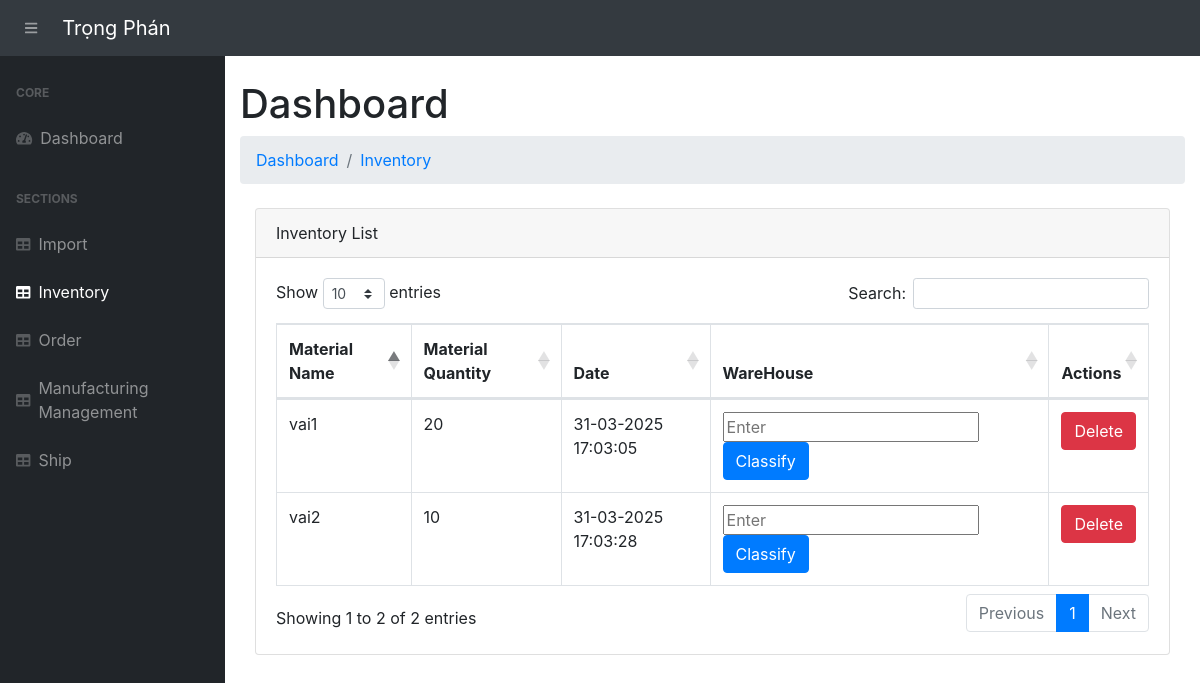
The app's page /inventory/, older data.
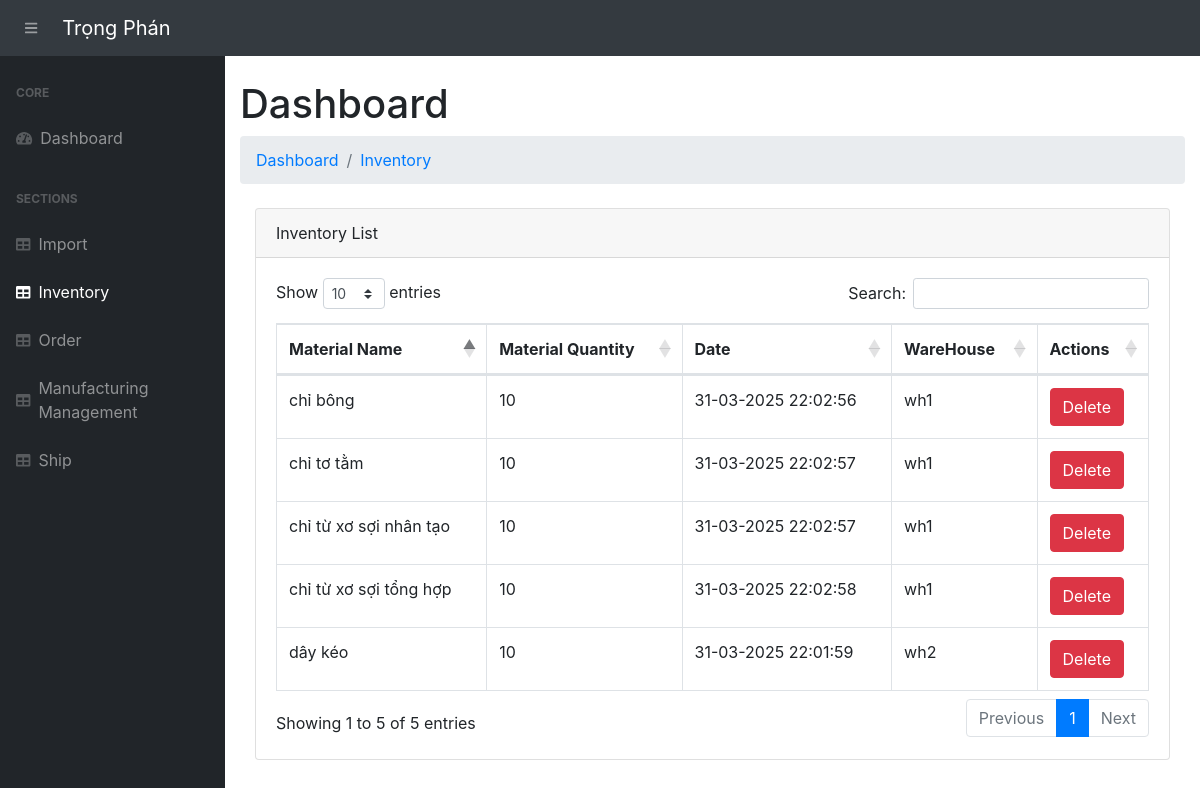
The same page, newer data.
### app.py (models this page shows, shortened)
class Inventory(db.Model):
    __tablename__ = 'inventory'
    stockTran_id = db.Column(db.Integer, primary_key=True)  # Unique ID for the inventory record
    product_name = db.Column(db.String(255), nullable=False)  # Name of the product
    quantity = db.Column(db.Integer, nullable=False, default=0)  # Quantity of the product in stock
    transaction_type = db.Column(db.String(50), nullable=False)  # "Addition" or "Removal"
    transaction_date = db.Column(db.DateTime, default=vietnam_now)  # Date of transaction
    import_id = db.Column(db.Integer, db.ForeignKey('imports.import_id'), nullable=False)  # Foreign Key to Import (raw material)
    import_data = db.relationship('Import', backref='inventory_records', lazy=True)
    category = db.Column(db.String(255))

class Import(db.Model):
    __tablename__ = 'imports'
    import_id = db.Column(db.Integer, primary_key=True)
    material_name = db.Column(db.String(255), nullable=False)
    material_description = db.Column(db.String(255))
    quantity_in_stock = db.Column(db.Integer, default=0)
    reorder_level = db.Column(db.Integer, default=10)
    sup_name = db.Column(db.String(255), nullable=False)
    sup_contact_info = db.Column(db.String(255), nullable=False)
    sup_address = db.Column(db.String(255), nullable=False)
    status = db.Column(db.String(50), default="Supplied")
    section_name = db.Column(db.String(255))  # Section name for classification
    category = db.Column(db.String(255))  # Category of the material

### app.py (the view)
@app.route('/inventory/')
def view_inventory():
    inventory = Inventory.query.all()
    low_stock_items = [item for item in inventory if item.quantity <= item.import_data.reorder_level]
    imports = Import.query.all()
    return render_template("inventory.html", inventory=inventory, imports=imports,low_stock_items=low_stock_items )

### templates/inventory.html (shortened to what this page needs)
{% extends 'base.html' %}
 {% block content %}
<main>
    <div class="container-fluid">
        <h1 class="mt-4">Dashboard</h1>
        <ol class="breadcrumb mb-4">
            <li class="breadcrumb-item"><a href="/">Dashboard</a></li>
            <li class="breadcrumb-item"><a href="/inventory/">Inventory</a></li>
        </ol>
        <div class="container-fluid">
            <div class="card mb-4">
                <div class="card-header">Inventory List</div>
                <div class="card-body">
                    <table class="table table-bordered" id="dataTable" width="100%" cellspacing="0">
                        <thead>
                            <tr>
                                <th>Material Name</th>
                                <th>Material Quantity</th>
                                <th>Date</th>
                                <th>WareHouse</th>
                                <th>Actions</th>
                            </tr>
                        </thead>
                        <tbody>
                            {% for item in inventory %}
                                <tr>
                                    <td>{{ item.import_data.material_name }}</td>
                                    <td>
                                        {% if item.import_data.quantity_in_stock < item.import_data.reorder_level %}
                                            <span class="text-danger">Stock data unavailable. Please update inventory records.</span>
                                        {% else %}
                                            {{ item.import_data.quantity_in_stock }}
                                        {% endif %}
                                    </td>
                                    <td>{{ item.transaction_date.strftime('%d-%m-%Y %H:%M:%S') }}</td>
                                    <td>
                                         {% if item.category is none %}
                                            <form action="{{ url_for('classify_material', inventory_id=item.stockTran_id) }}" method="POST">
                                                <input type="text" name="category" placeholder="Enter " required>
                                                <button type="submit" class="btn btn-primary">Classify</button>
                                            </form>
                                        {% else %}
                                            {{ item.category }}
                                        {% endif %}
                                    </td>
                                    <td>
                                        <form action="{{ url_for('delete_inventory', inventory_id=item.stockTran_id) }}" method="POST" style="display:inline;">
                                            <button type="submit" class="btn btn-danger" onclick="return confirm('Are you sure you want to delete this inventory item?')">Delete</button>
                                        </form>
                                    </td>
                                </tr>
                            {% endfor %}
                        </tbody>
                    </table>
                </div>
            </div>
        </div>
    </div>
</main>
{% endblock %}

Row changes from the older to the newer data that the page shows:
changed Inventory: import_data.material_name "vai1" → "dây kéo"; import_data.quantity_in_stock "20" → "10"; transaction_date "31-03-2025 17:03:05" → "31-03-2025 22:01:59"; category (not shown) → "wh2"; no longer shows "Classify"
changed Inventory: import_data.material_name "vai2" → "chỉ bông"; transaction_date "31-03-2025 17:03:28" → "31-03-2025 22:02:56"; category (not shown) → "wh1"; no longer shows "Classify"
added Inventory: import_data.material_name "chỉ tơ tằm", import_data.quantity_in_stock "10", transaction_date "31-03-2025 22:02:57", category "wh1"
added Inventory: import_data.material_name "chỉ từ xơ sợi nhân tạo", import_data.quantity_in_stock "10", transaction_date "31-03-2025 22:02:57", category "wh1"
added Inventory: import_data.material_name "chỉ từ xơ sợi tổng hợp", import_data.quantity_in_stock "10", transaction_date "31-03-2025 22:02:58", category "wh1"
Text that changed along with them:
text written by a page script: "Show entries Search: Showing 1 to 2 of 2 entries Previous 1 Next" → "Show entries Search: Showing 1 to 5 of 5 entries Previous 1 Next"
